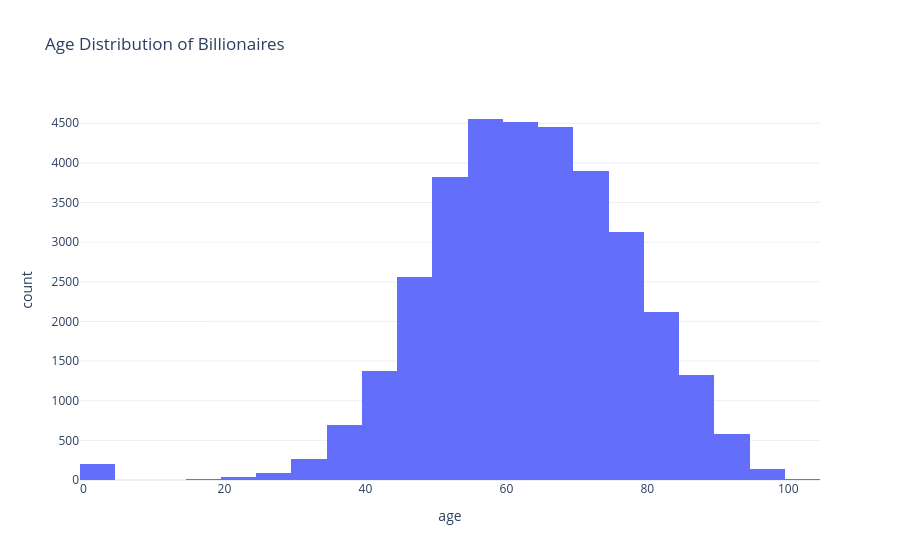

Write notebook code for a chart like this one.
### Code cell
visualizer.visualize_age_distribution()

### Figure 1 — Plotly figure (JSON) as saved in the notebook; plotly's stock layout.template omitted (floating-point values rounded to 4 significant figures; data arrays with more than 128 entries replaced by an {"elided": "..."} marker saying what was removed)
{"data": [{"bingroup": "x", "hovertemplate": "age=%{x}<br>count=%{y}<extra></extra>", "legendgroup": "", "marker": {"color": "#636efa", "pattern": {"shape": ""}}, "name": "", "nbinsx": 30, "orientation": "v", "showlegend": false, "type": "histogram", "x": {"elided": "34511 float values"}, "xaxis": "x", "yaxis": "y"}], "layout": {"barmode": "relative", "legend": {"tracegroupgap": 0}, "title": {"text": "Age Distribution of Billionaires"}, "xaxis": {"anchor": "y", "domain": [0, 1], "title": {"text": "age"}}, "yaxis": {"anchor": "x", "domain": [0, 1], "title": {"text": "count"}}}}
